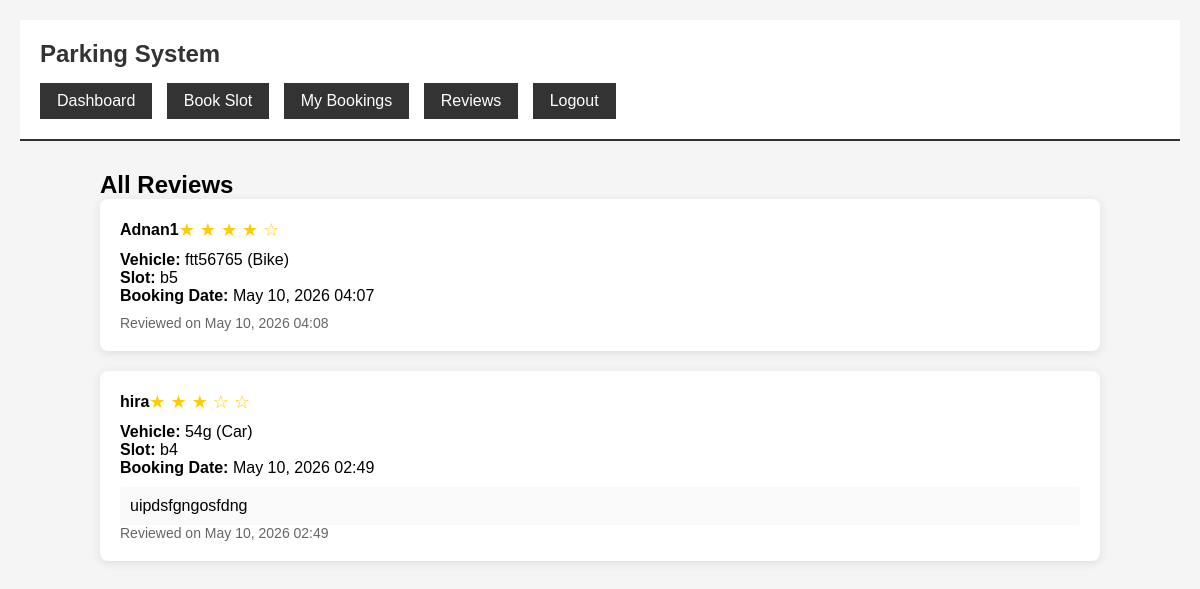
Page /reviews/all/ on the earlier database version.
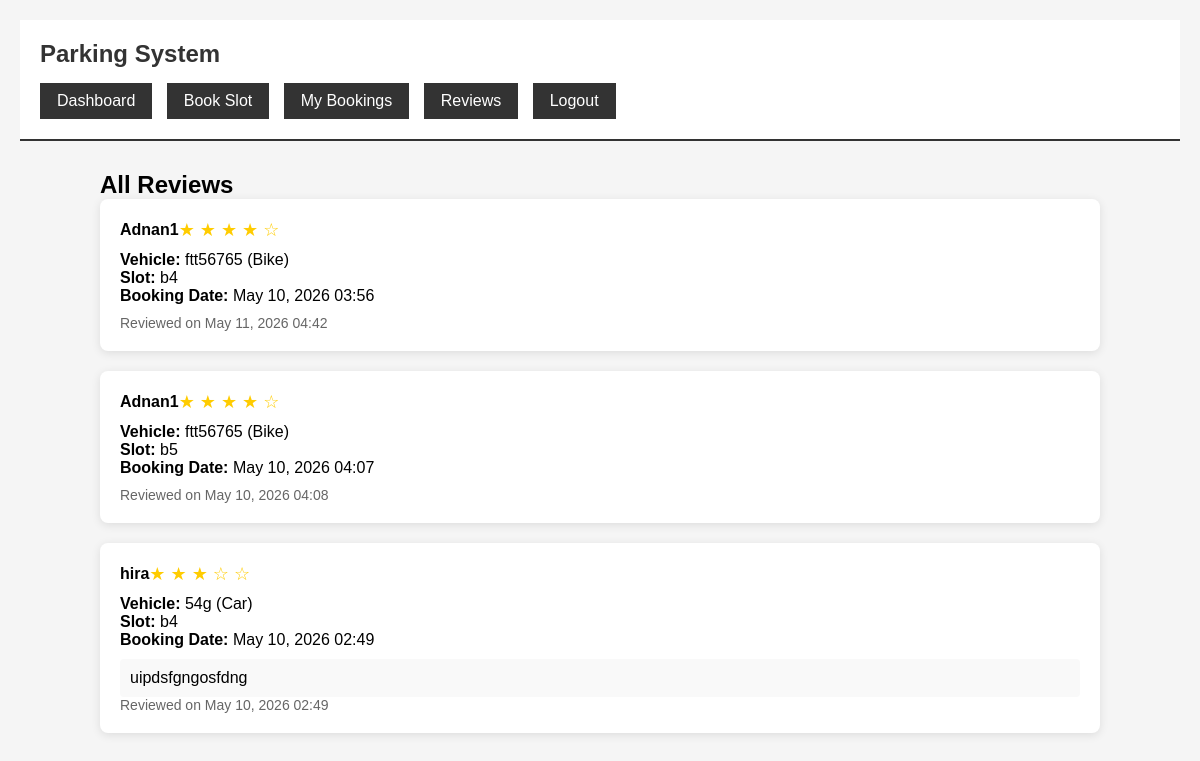
Same page on the later database version.
### review/models.py (models this page shows, shortened)
class Review(models.Model):
    user = models.ForeignKey(User, on_delete=models.CASCADE)
    booking = models.ForeignKey(Booking, on_delete=models.CASCADE)
    rating = models.IntegerField(choices=[(i, i) for i in range(1, 6)])  # 1 to 5 stars
    comment = models.TextField(blank=True)
    created_at = models.DateTimeField(default=timezone.now)

### parking/models.py (models this page shows, shortened)
class Booking(models.Model):
    user = models.ForeignKey(User, on_delete=models.CASCADE)
    vehicle = models.ForeignKey(Vehicle, on_delete=models.CASCADE)
    slot = models.ForeignKey(ParkingSlot, on_delete=models.CASCADE)
    booking_time = models.DateTimeField(default=timezone.now)
    expiry_time = models.DateTimeField()
    status = models.CharField(max_length=20, default='Active')
    total_price = models.DecimalField(max_digits=10, decimal_places=2, default=0.00)

class Vehicle(models.Model):
    user = models.ForeignKey(User, on_delete=models.CASCADE)
    vehicle_number = models.CharField(max_length=20)
    vehicle_type = models.CharField(max_length=10)
    vehicle_image = models.ImageField(upload_to='vehicle_images/', null=True, blank=True)

class ParkingSlot(models.Model):
    slot_number = models.CharField(max_length=10)
    is_available = models.BooleanField(default=True)
    price_per_hour = models.DecimalField(max_digits=10, decimal_places=2, default=50.00)

### review/views.py (the view)
# urls.py: path('all/', views.all_reviews, name='all_reviews'),
def all_reviews(request):
    reviews = Review.objects.select_related('user', 'booking', 'booking__vehicle').order_by('-created_at')
    return render(request, 'reviews.html', {'reviews': reviews})

### templates/reviews.html (shortened to what this page needs)
<!DOCTYPE html>
<html lang="en">
<head>
</head>
<body>
    <div class="header">
        <h1>Parking System</h1>
        <div class="nav">
            <a href="{% url 'dashboard' %}">Dashboard</a>
            <a href="{% url 'book_slot' %}">Book Slot</a>
            <a href="{% url 'my_bookings' %}">My Bookings</a>
            <a href="{% url 'all_reviews' %}">Reviews</a>
            <a href="{% url 'logout' %}">Logout</a>
        </div>
    </div>
    <div class="container">
        <h2>All Reviews</h2>
        {% if reviews %}
            {% for review in reviews %}
            <div class="review-card">
                <div class="review-header">
                    <div class="review-user">{{ review.user.username }}</div>
                    <div class="review-rating">
                        {% for i in "12345" %}
                            {% if forloop.counter <= review.rating %}★{% else %}☆{% endif %}
                        {% endfor %}
                    </div>
                </div>
                <div class="review-details">
                    <strong>Vehicle:</strong> {{ review.booking.vehicle.vehicle_number }} ({{ review.booking.vehicle.vehicle_type }})<br>
                    <strong>Slot:</strong> {{ review.booking.slot.slot_number }}<br>
                    <strong>Booking Date:</strong> {{ review.booking.booking_time|date:"M d, Y H:i" }}
                </div>
                {% if review.comment %}
                <div class="review-comment">
                    {{ review.comment }}
                </div>
                {% endif %}
                <div class="review-date">
                    Reviewed on {{ review.created_at|date:"M d, Y H:i" }}
                </div>
            </div>
            {% endfor %}
        {% else %}
            <div class="no-reviews">
                <h3>No reviews yet</h3>
                <p>Be the first to leave a review after canceling a booking!</p>
            </div>
        {% endif %}
    </div>
</body>
</html>

Differences in the rows shown:
added Review: user.username "Adnan1", rating 4 (drawn), booking.vehicle.vehicle_number "ftt56765", booking.vehicle.vehicle_type "Bike", booking.slot.slot_number "b4", booking.booking_time "May 10, 2026 03:56", created_at "May 11, 2026 04:42"
